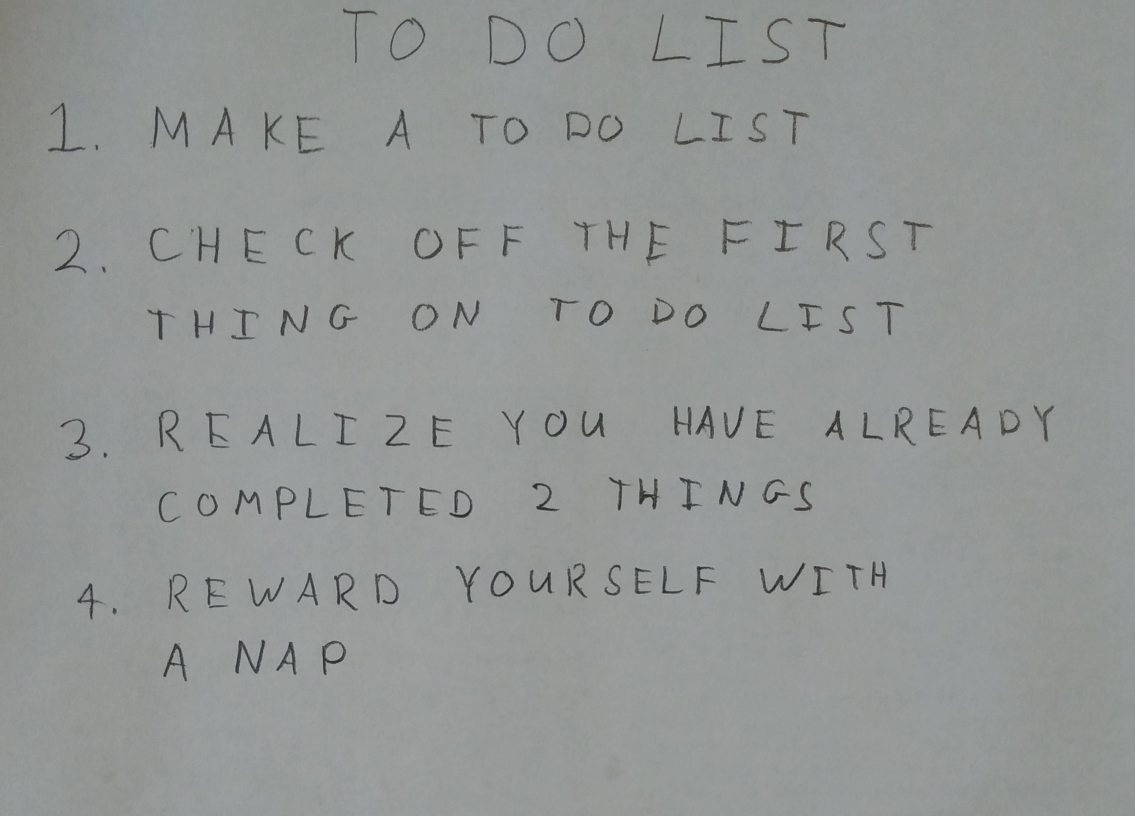
#> input picture hw5/images/01_list.jpg, 2270 x 1631 px (shown at 1/2 size); its folder holds only this picture in this run
$ python run_q4.py   (older library calls are emulated)
#> lines starting #> are read from the running program, lines starting #| are printed output that depends on the picture; after the words box and inside, x2 and y2 are one past the last pixel; in counts of white or black regions, pixels touching at a corner belong together
### hw5/python/q4.py
import numpy as np
from skimage import data
import skimage
import skimage.measure
import skimage.color
import skimage.restoration
import skimage.filters
import skimage.morphology
import skimage.segmentation
import matplotlib.pyplot as plt
import matplotlib.patches as mpatches

# takes a color image
# returns a list of bounding boxes and black_and_white image
def findLetters(image):
    bboxes = []
    bw = None
    # insert processing in here
    # one idea estimate noise -> denoise -> greyscale -> threshold -> morphology -> label -> skip small boxes
    # this can be 10 to 15 lines of code using skimage functions
    image = skimage.color.rgb2gray(image)
    ##########################
    ##### your code here #####
    ##########################
    thresh = skimage.filters.threshold_otsu(image)
#> thresh = 0.45
    bw = skimage.morphology.closing(image < thresh, skimage.morphology.square(10))
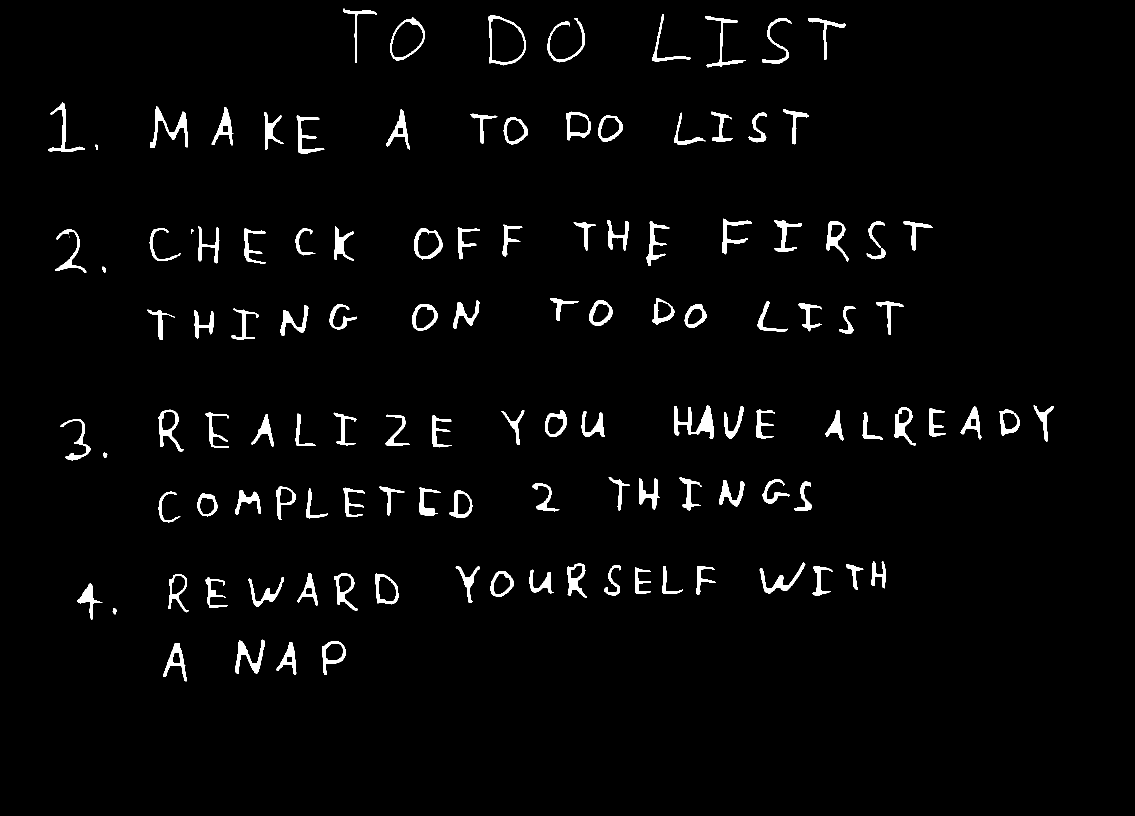
#> bw: shape (1631, 2270) bool (shown at 1/2 size); 2.6% white; 120 white regions (1 under 20 px), largest, box (x1, y1, x2, y2) and area: (1348, 811, 1428, 877) 2079, (301, 213, 376, 296) 1662, (471, 1279, 530, 1348) 1364

    # remove artifacts connected to image border
    cleared = skimage.segmentation.clear_border(bw)

    # label image regions
    label_image = skimage.measure.label(cleared)
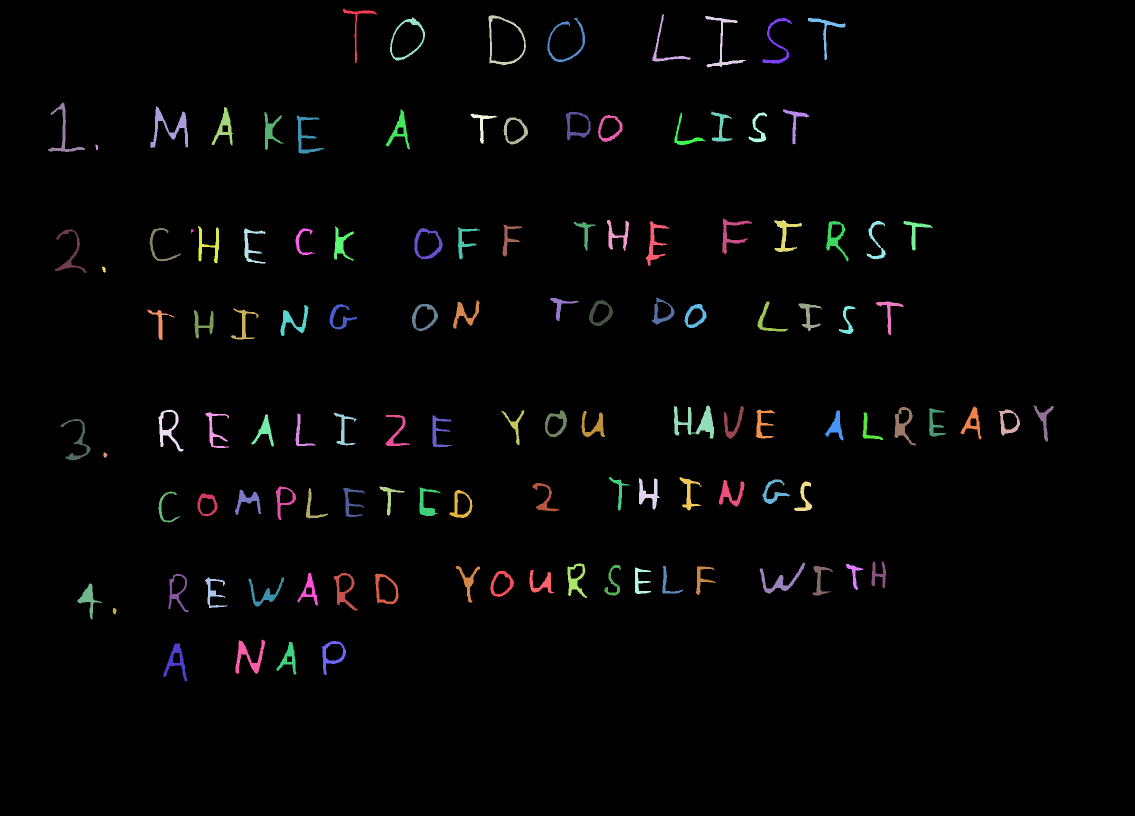
#> label_image: shape (1631, 2270) int32 (shown at 1/2 size); 121 distinct labels, from 0 to 120; one colour per label, 0 black

    # to make the background transparent, pass the value of `bg_label`,
    # and leave `bg_color` as `None` and `kind` as `overlay`
    image_label_overlay = skimage.color.label2rgb(label_image, image=image, bg_label=0)
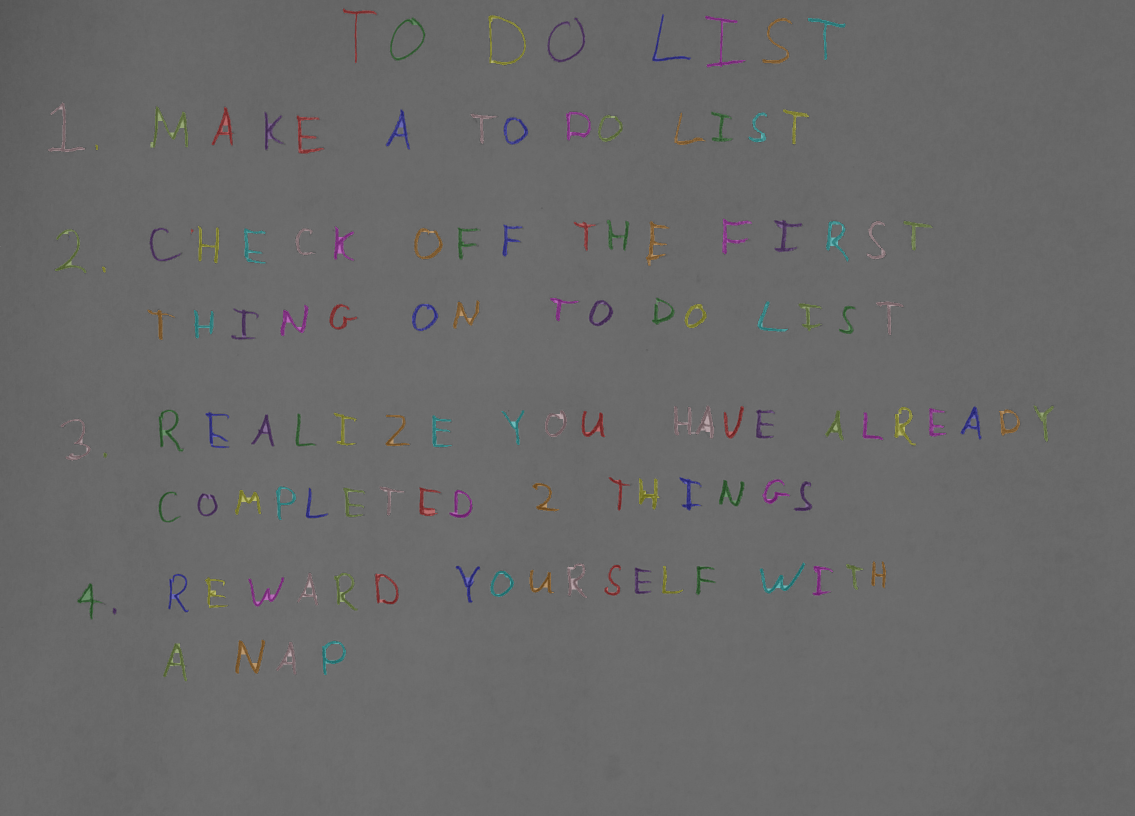
#> image_label_overlay: shape (1631, 2270, 3) float64 (shown at 1/2 size); mean R, G, B 0.415, 0.413, 0.413

    for region in skimage.measure.regionprops(label_image):
        if region.area >= 100:
            bboxes.append(region.bbox)
#> this loop made 120 passes
#> after the loop, bboxes = 114 items, first 6: (17, 686, 126, 753), (28, 1305, 123, 1382), (30, 977, 131, 1052), (32, 1410, 135, 1491), (35, 780, 121, 850), (36, 1095, 125, 1170)

    bw = (~bw).astype(np.float)
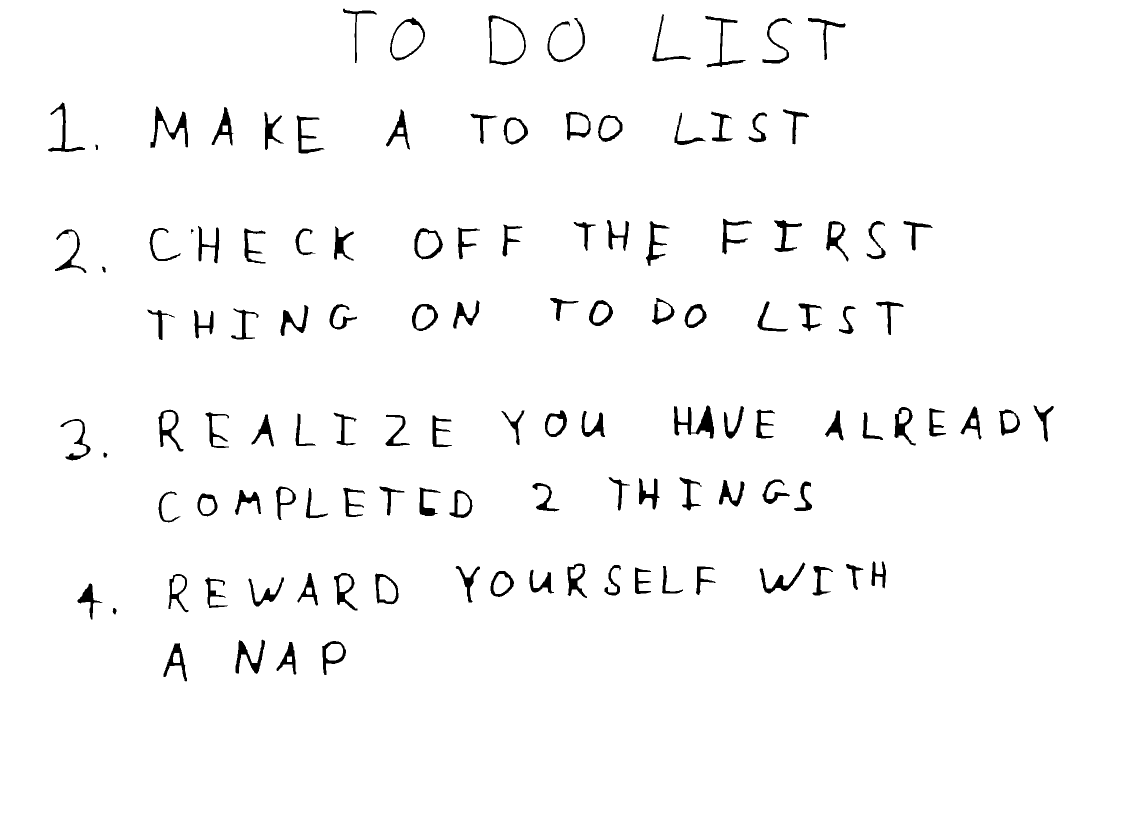
#> bw: shape (1631, 2270) float64 (shown at 1/2 size); values 0 (black) and 1 (white), 97.4% white; 120 black regions (1 under 20 px), largest, box (x1, y1, x2, y2) and area: (1348, 811, 1428, 877) 2079, (301, 213, 376, 296) 1662, (471, 1279, 530, 1348) 1364
    return bboxes, bw

### hw5/python/nn.py
import numpy as np
from util import *
# from sklearn.metrics import log_loss
# do not include any more libraries here!
# do not put any code outside of functions!

############################## Q 2.1 ##############################
# initialize b to 0 vector
# b should be a 1D array, not a 2D array with a singleton dimension
# we will do XW + b.
# X be [Examples, Dimensions]
# [13 lines left out: function initialize_weights, not called in this run]

############################## Q 2.2.1 ##############################
# x is a matrix
# a sigmoid activation function
def sigmoid(x):

    ##########################
    ##### your code here #####
    ##########################
    res = 1 / (1 + np.exp(-x))
    return res

############################## Q 2.2.1 ##############################
def forward(X,params,name='',activation=sigmoid):
    """
    Do a forward pass

    Keyword arguments:
    X -- input vector [Examples x D]
    params -- a dictionary containing parameters
    name -- name of the layer
    activation -- the activation function (default is sigmoid)
    """
    pre_act, post_act = None, None
    # get the layer parameters
    W = params['W' + name]
    b = params['b' + name]


    ##########################
    ##### your code here #####
    ##########################
    pre_act = X @ W + b
    post_act = activation(pre_act)

    # store the pre-activation and post-activation values
    # these will be important in backprop
    params['cache_' + name] = (X, pre_act, post_act)

    return post_act

############################## Q 2.2.2  ##############################
# x is [examples,classes]
# softmax should be done for each row
def softmax(x):
    # res = None

    ##########################
    ##### your code here #####
    ##########################
    examples, data = x.shape
    res = np.zeros((examples, data))
    exponential = np.exp(x)
    for e in range(examples):
        s = np.sum(exponential[e,:])
        for f in range(data):
            res[e, f] = exponential[e,f]/s
    return res

############################## Q 2.2.3 ##############################
# compute total loss and accuracy
# y is size [examples,classes]
# probs is size [examples,classes]
# [14 lines left out: function compute_loss_and_acc, not called in this run]

############################## Q 2.3 ##############################
# we give this to you
# because you proved it
# it's a function of post_act
def sigmoid_deriv(post_act):
    res = post_act*(1.0-post_act)
    return res

# [52 lines left out: functions backwards, get_random_batches, not called in this run]

### hw5/python/run_q4.py
import os
import numpy as np
import matplotlib.pyplot as plt
import matplotlib.patches

import skimage
import skimage.measure
import skimage.color
import skimage.restoration
import skimage.io
import skimage.filters
import skimage.morphology
import skimage.segmentation
import pickle
import string
from nn import *
from q4 import *
# do not include any more libraries here!
# no opencv, no sklearn, etc!
import warnings
warnings.simplefilter(action='ignore', category=FutureWarning)
warnings.simplefilter(action='ignore', category=UserWarning)

for img in os.listdir('../images'):
    im1 = skimage.img_as_float(skimage.io.imread(os.path.join('../images',img)))
    bboxes, bw = findLetters(im1)

    plt.imshow(bw, cmap='gray')
    for bbox in bboxes:
        minr, minc, maxr, maxc = bbox
        rect = matplotlib.patches.Rectangle((minc, minr), maxc - minc, maxr - minr,
                                fill=False, edgecolor='red', linewidth=2)
        plt.gca().add_patch(rect)
#> this loop made 114 passes
#> (minr, minc, maxr, maxc) on passes 1 to 12: (17, 686, 126, 753), (28, 1305, 123, 1382), (30, 977, 131, 1052), (32, 1410, 135, 1491), (35, 780, 121, 850), (36, 1095, 125, 1170), (36, 1525, 127, 1584), (36, 1616, 120, 1691), (205, 96, 304, 170), (213, 301, 296, 376), (214, 423, 291, 467), (219, 772, 299, 820)
    plt.show()
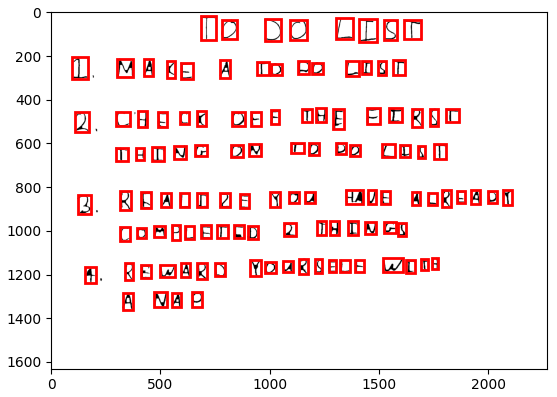
#> figure drawn by matplotlib, 1 panel

    # # find the rows using..RANSAC, counting, clustering, etc.
    # ##########################
    # ##### your code here #####
    # ##########################

    # crop the bounding boxes
    # note.. before you flatten, transpose the image (that's how the dataset is!)
    # consider doing a square crop, and even using np.pad() to get your images looking more like the dataset
    ##########################
    ##### your code here #####
    ##########################
    heights = [bbox[2]-bbox[0] for bbox in bboxes]
#> heights = 114 values, max 109 at index 0, min 46 at index 39, mean 65.67
    mean_height = sum(heights)/len(heights)
#> mean_height = 65.67
        # sort the bounding boxes with center y
    centers = [((bbox[2]+bbox[0])//2, (bbox[3]+bbox[1])//2, bbox[2]-bbox[0], bbox[3]-bbox[1]) for bbox in bboxes]
#> centers = 114 items, first 6: (71, 719, 109, 67), (75, 1343, 95, 77), (80, 1014, 101, 75), (83, 1450, 103, 81), (78, 815, 86, 70), (80, 1132, 89, 75)
    centers = sorted(centers, key=lambda p: p[0])
#> centers = 114 items, first 6: (71, 719, 109, 67), (75, 1343, 95, 77), (78, 815, 86, 70), (78, 1653, 84, 75), (80, 1014, 101, 75), (80, 1132, 89, 75)
    rows = []
    pre = centers[0][0]
#> pre = 71
        # cluster rows
    row = []
    for center in centers:
        if center[0] > pre + mean_height:
                row = sorted(row, key=lambda p: p[1])
                rows.append(row)
                row = [center]
                pre = center[0]
        else:
                row.append(center)
#> this loop made 114 passes
#> pre on passes 9, 23, 40, 55, 76, 92: 252, 471, 619, 844, 983, 1150
#> after the loop, pre = 1313; row = [(1313, 500, 69, 59), (1316, 668, 68, 48), (1316, 573, 65, 40), (1324, 350, 77, 47)]; rows = 7 items
    row = sorted(row, key=lambda p: p[1])
#> row = [(1324, 350, 77, 47), (1313, 500, 69, 59), (1316, 573, 65, 40), (1316, 668, 68, 48)]
    rows.append(row)

    data = []
    for row in rows:
        row_data = []
        bbox_row = np.array(row)
        for bbox in bbox_row:
            y, x, h, w = bbox
            crop = bw[y-h//2:y+h//2, x-w//2:x+w//2]
            h_pad, w_pad = 0, 0
            if h > w:
                    h_pad = h//20
                    w_pad = (h-w)//2+h_pad
            elif h < w:
                    w_pad = w//20
                    h_pad = (w-h)//2+w_pad
            crop = np.pad(crop, ((h_pad, h_pad), (w_pad, w_pad)), 'constant', constant_values=(1, 1))
            crop = skimage.transform.resize(crop, (32, 32), anti_aliasing=False)
            crop = np.transpose(crop)
            # plt.imshow(crop, cmap='gray')
            # plt.show()
            row_data.append(crop.flatten())
        data.append(np.array(row_data))
#> this loop made 8 passes
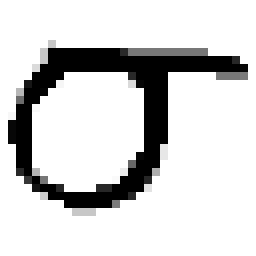
#> crop: shape (32, 32) float64 (shown 8 times larger); min 0, max 1, mean 0.825
#> after the loop, data = 8 items

    # load the weights
    # run the crops through your neural network and print them out

    letters = np.array([_ for _ in string.ascii_uppercase[:26]] + [str(_) for _ in range(10)])
    params = pickle.load(open('q3_weights.pickle','rb'))
#> (reads hw5/python/q3_weights.pickle from the repository)
    ##########################
    ##### your code here #####
    ##########################
    pred = []

    for i in range(len(data)):
        h1 = forward(data[i], params, 'layer1')
        probs = forward(h1, params, 'output',softmax)
        for j in range(len(data[i])):
            pred.append(letters[np.argmax(probs[j,:])])
#> this loop made 8 passes
#> after the loop, pred = 114 items, first 6: '7', '0', 'J', 'J', 'L', 'I'
    print("Image ", img)
    print(pred)
#> (printed output is left out)
